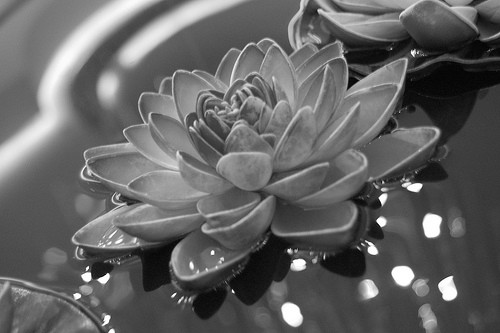
#> input picture EE_624_Assignment_1/flower.jpg, 500 x 333 px
$ python hist.py   (Python 2 division)
#> lines starting #> are read from the running program, lines starting #| are printed output that depends on the picture
import numpy as np
import sys
sys.path.append('/usr/local/lib/python2.7/site-packages')
import cv2
from matplotlib import pyplot as plt
import math

def lloydmax(img, L, uniform = False ,intensityRange = [0,255]):
	# construct pdf
	flatimg = img.flatten()
	# no of pixels per value
	probcount = np.zeros(intensityRange[1]-intensityRange[0]+1 , dtype=int)
	r = np.zeros(L , dtype=float)
	t = np.zeros(L+1, dtype=float)
	# set initial values
	t[0] = intensityRange[0]
	t[L] = intensityRange[1]
	q = (intensityRange[1]-intensityRange[0]+1)/L
	idx = 0
	# Do histogram calculation
	for pixel in flatimg:
		idx = pixel-intensityRange[0]
		probcount[idx]=probcount[idx]+1
	MSER = 0.0
	lastMSER = -0.1
	# Init with uniform quantizer
	for k in range(1,L+1):
		# Apply thresholds
		t[k] = t[k-1]+q
		r[k-1] = (t[k]+t[k-1])/2
	# Iterate
	run = 0
	if (uniform==False):
		while (MSER>lastMSER and run<11):
			lastMSER = MSER
			SER = 0.0
			numerator = np.zeros(L, dtype=int)
			denominator = np.zeros(L, dtype=int)
			for k in range(1,L):
				# Apply thresholds
				t[k] = (r[k-1] + r[k])/2
			for k in range(0,L):
				# Get numerators + denoms
				for pixel in range(int(math.ceil(t[k])), int(math.ceil(t[k+1]))):
					print run, pixel, int(math.ceil(t[k])), int(math.ceil(t[k+1]))
					numerator[k] = numerator[k] + pixel*probcount[pixel-intensityRange[0]]
					denominator[k] = denominator[k] + probcount[pixel-intensityRange[0]]
				# Get representatives
				r[k] = numerator[k]/denominator[k]
				r[k]=round(r[k])
				for pixel in range(int(math.ceil(t[k])), int(math.floor(t[k+1]))):
					SER = SER + (pixel-r[k])*(pixel-r[k])*probcount[pixel-intensityRange[0]]
				# Apply MSE minimization

			# Calc MSER
			MSER = math.sqrt(SER)
			run = run + 1

	# Apply quantization
	for index, pixel in enumerate(flatimg):
		for k in range(1,L+1):
			if pixel >= t[k-1] and pixel <= t[k]:
				flatimg[index] = r[k-1]
	MSER = math.sqrt(sum((flatimg-img.ravel())*(flatimg-img.ravel())))
	print r
	print t
	print run
	print MSER
	retim = np.reshape(flatimg, img.shape)
	cv2.imshow('Quantized image (' +('Uniform' if uniform else 'Lloyd-Max')+ ')',\
				retim)
	cv2.imwrite('1.jpg',retim)
	hist = cv2.calcHist([flatimg], [0], None, [256], [0, 256])
	plt.figure()
	plt.title("Grayscale Histogram")
	plt.xlabel("Bins")
	plt.ylabel("# of Pixels")
	plt.plot(hist)
	plt.xlim(intensityRange)

img = cv2.imread('../flower.jpg',0)
#> img is the input picture: shape (333, 500); min 0, max 255, mean 99.4
cv2.imshow('flower',img)
lloydmax(img, 8)
#> the loop in lloydmax, `for pixel in flatimg:` made 166500 passes
#> (pixel, idx) on passes 1 to 3: (143, 143), (142, 142), (142, 142)
#> after the loop in lloydmax, `for pixel in flatimg:`: probcount = 256 values, max 2149 at index 61, min 0 at index 1, mean 650.4
#> the loop in lloydmax, `while (MSER>lastMSER and run<11):` made 2 passes
#> (printed output is left out)
#> after the loop in lloydmax, `while (MSER>lastMSER and run<11):`: r = [19, 57, 80, 108, 137, 170, 206, 240]; run = 2; t = [0, 36, 66.5, 94.5, 125, 156.5, 190, 223.5, 256]
#> the loop in lloydmax, `for index, pixel in enumerate(flatimg):` made 166500 passes
#> pixel on passes 1 to 3: 143, 142, 142
#> in lloydmax, `MSER = math.sqrt(sum((flatimg-img.ravel())*(flatimg-img.ravel())))`: MSER = 3226.8
#> in lloydmax, `hist = cv2.calcHist([flatimg], [0], None, [256], [0, 256])`: hist = 256 values, max 48537 at index 80, min 0 at index 0, mean 650.4
lloydmax(img, 8, True)
#> the loop in lloydmax (call 2), `for pixel in flatimg:` made 166500 passes
#> the loop in lloydmax (call 2), `for index, pixel in enumerate(flatimg):` made 166500 passes


plt.show()
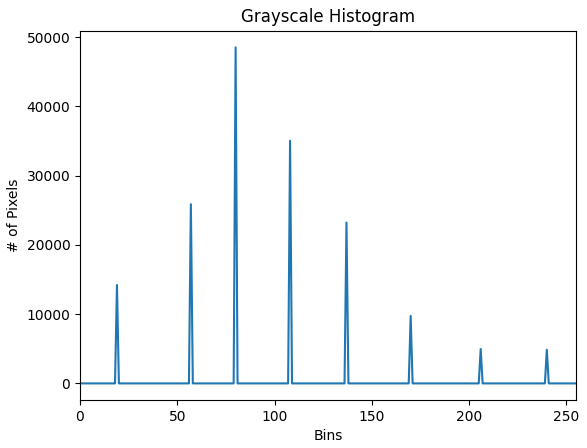
#> figure drawn by matplotlib, 1 panel; curve peaks at x = 80, y = 48537
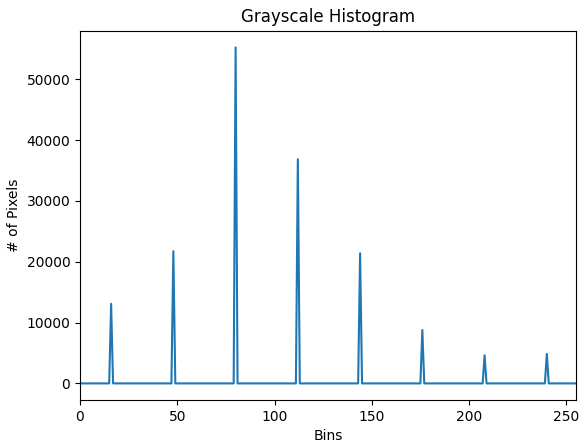
#> figure drawn by matplotlib, 1 panel; curve peaks at x = 80, y = 55222

$ run again, with EE_624_Assignment_1/IITG.jpg copied over EE_624_Assignment_1/flower.jpg
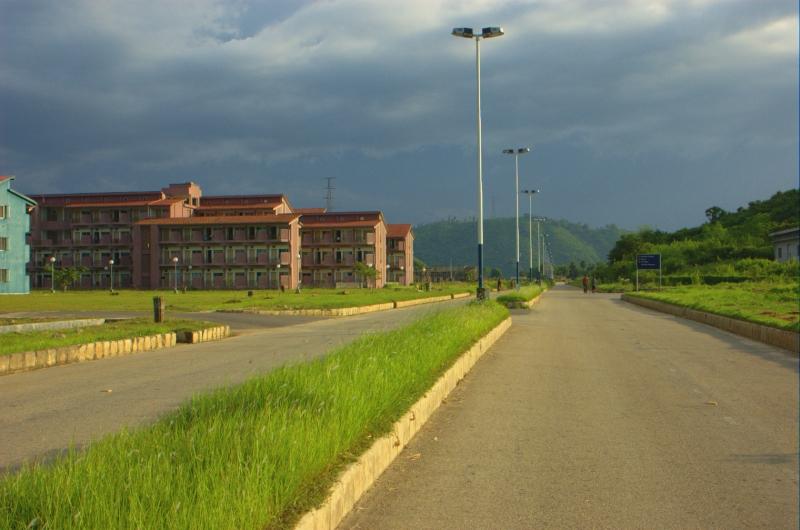
#> input picture EE_624_Assignment_1/IITG.jpg, 800 x 530 px
#> `img = cv2.imread('../flower.jpg',0)`:
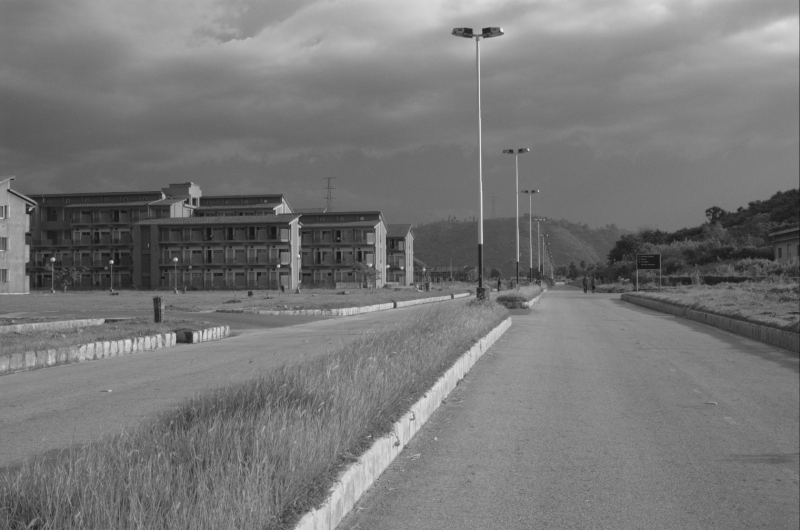
#> img: shape (530, 800); min 18, max 240, mean 119.3
#> the loop in lloydmax, `for pixel in flatimg:` made 424000 passes
#> (pixel, idx) on passes 1 to 3: (124, 124), (125, 125), (124, 124)
#> after the loop in lloydmax, `for pixel in flatimg:`: probcount = 256 values, max 8487 at index 127, min 0 at index 0, mean 1656.2
#> the loop in lloydmax, `while (MSER>lastMSER and run<11):` made 2 passes
#> (printed output is left out)
#> after the loop in lloydmax, `while (MSER>lastMSER and run<11):`: r = [33, 52, 83, 114, 135, 167, 197, 216]; run = 2; t = [0, 39, 65.5, 97.5, 126, 155, 186.5, 213.5, 256]
#> the loop in lloydmax, `for index, pixel in enumerate(flatimg):` made 424000 passes
#> pixel on passes 1 to 3: 124, 125, 124
#> MSER = 4666.2
#> hist = 256 values, max 165806 at index 114, min 0 at index 0, mean 1656.2
#> the loop in lloydmax (call 2), `for pixel in flatimg:` made 424000 passes
#> the loop in lloydmax (call 2), `for index, pixel in enumerate(flatimg):` made 424000 passes
#> `plt.show()`:
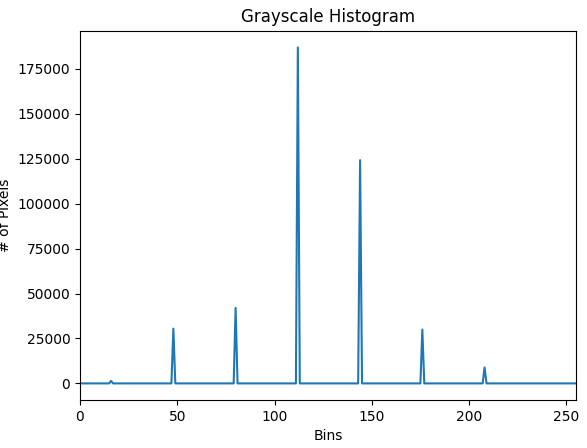
#> figure drawn by matplotlib, 1 panel; curve peaks at x = 112, y = 186996

$ run again, with EE_624_Assignment_1/cameraman.jpg copied over EE_624_Assignment_1/flower.jpg
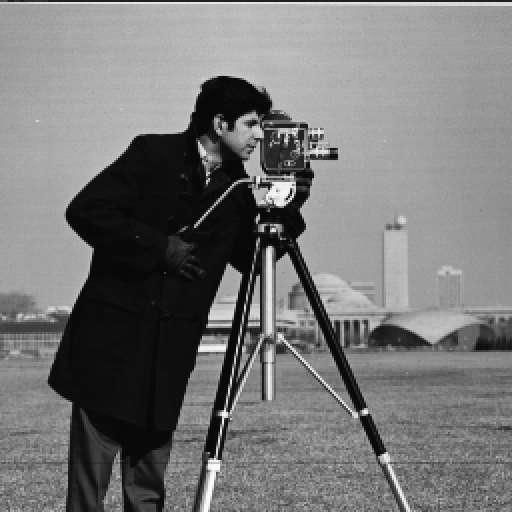
#> input picture EE_624_Assignment_1/cameraman.jpg, 512 x 512 px
#> img is the input picture: shape (512, 512); min 0, max 255, mean 118.7
#> the loop in lloydmax, `for pixel in flatimg:` made 262144 passes
#> (pixel, idx) on passes 1 to 3: (73, 73), (72, 72), (73, 73)
#> after the loop in lloydmax, `for pixel in flatimg:`: probcount = 256 values, max 8341 at index 13, min 9 at index 254, mean 1024
#> the loop in lloydmax, `while (MSER>lastMSER and run<11):` made 2 passes
#> (printed output is left out)
#> after the loop in lloydmax, `while (MSER>lastMSER and run<11):`: r = [13, 43, 81, 115, 144, 170, 197, 231]; run = 2; t = [0, 29, 62.5, 97, 129.5, 158, 187.5, 219, 256]
#> the loop in lloydmax, `for index, pixel in enumerate(flatimg):` made 262144 passes
#> pixel on passes 1 to 3: 73, 72, 73
#> MSER = 3857.3
#> hist = 256 values, max 92232 at index 170, min 0 at index 0, mean 1024
#> the loop in lloydmax (call 2), `for pixel in flatimg:` made 262144 passes
#> the loop in lloydmax (call 2), `for index, pixel in enumerate(flatimg):` made 262144 passes
#> `plt.show()`:
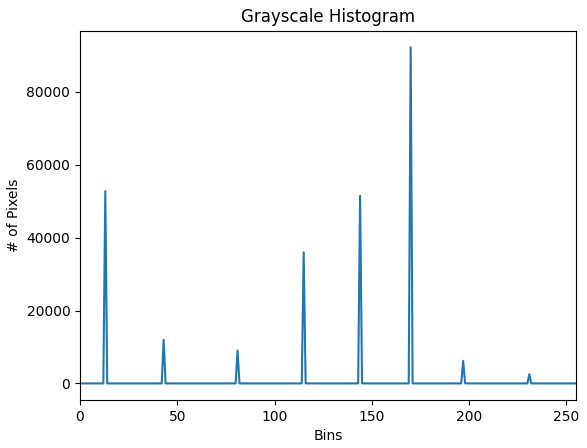
#> figure drawn by matplotlib, 1 panel; curve peaks at x = 170, y = 92232
#> `plt.show()`:
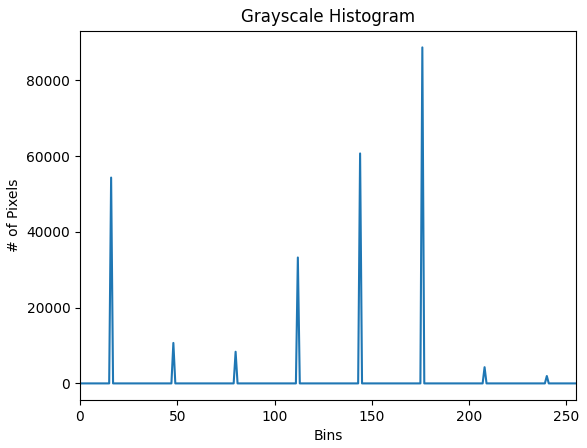
#> figure drawn by matplotlib, 1 panel; curve peaks at x = 176, y = 88665
